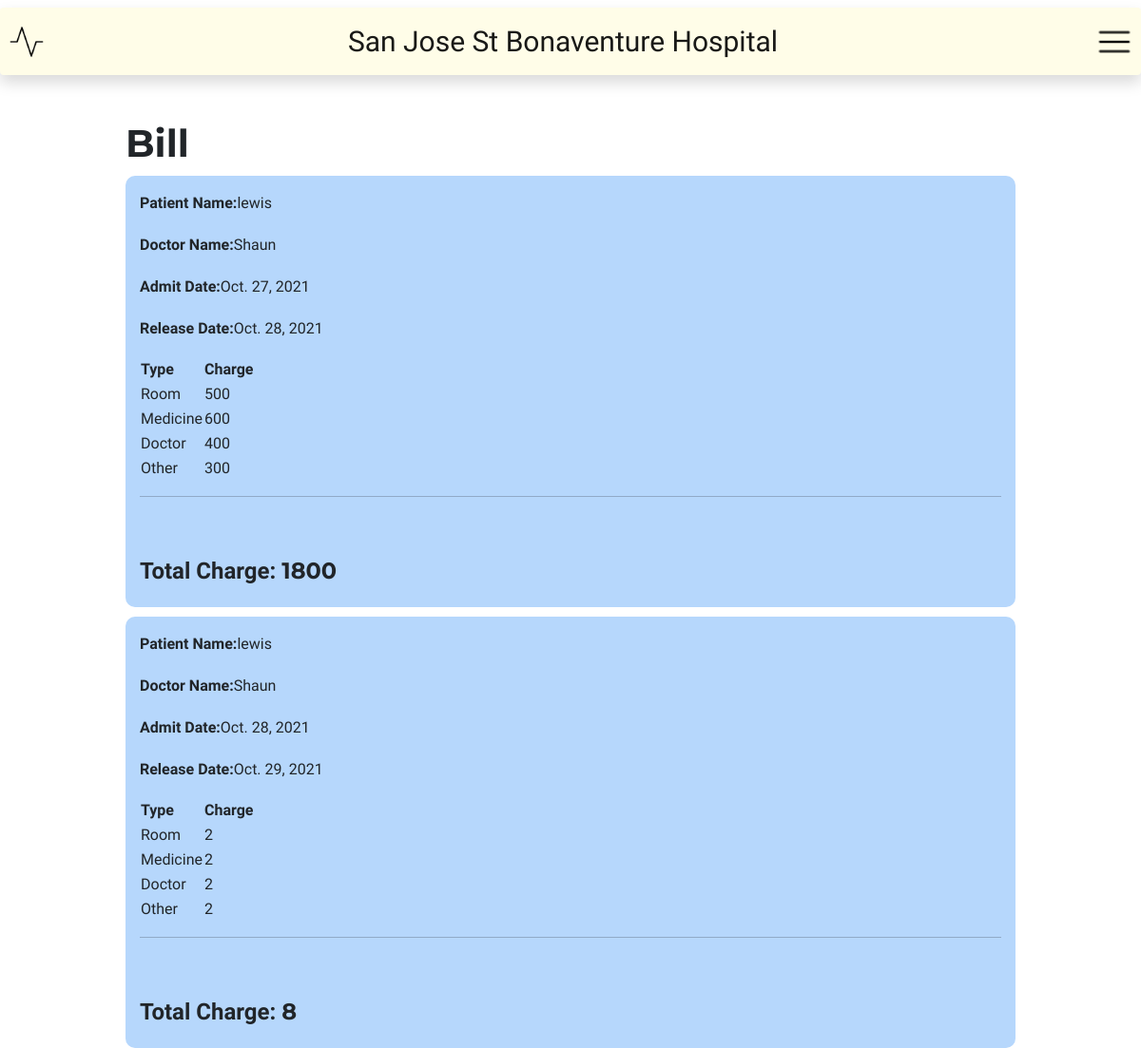
Page /patient/bills/ (signed in) on the earlier database version.
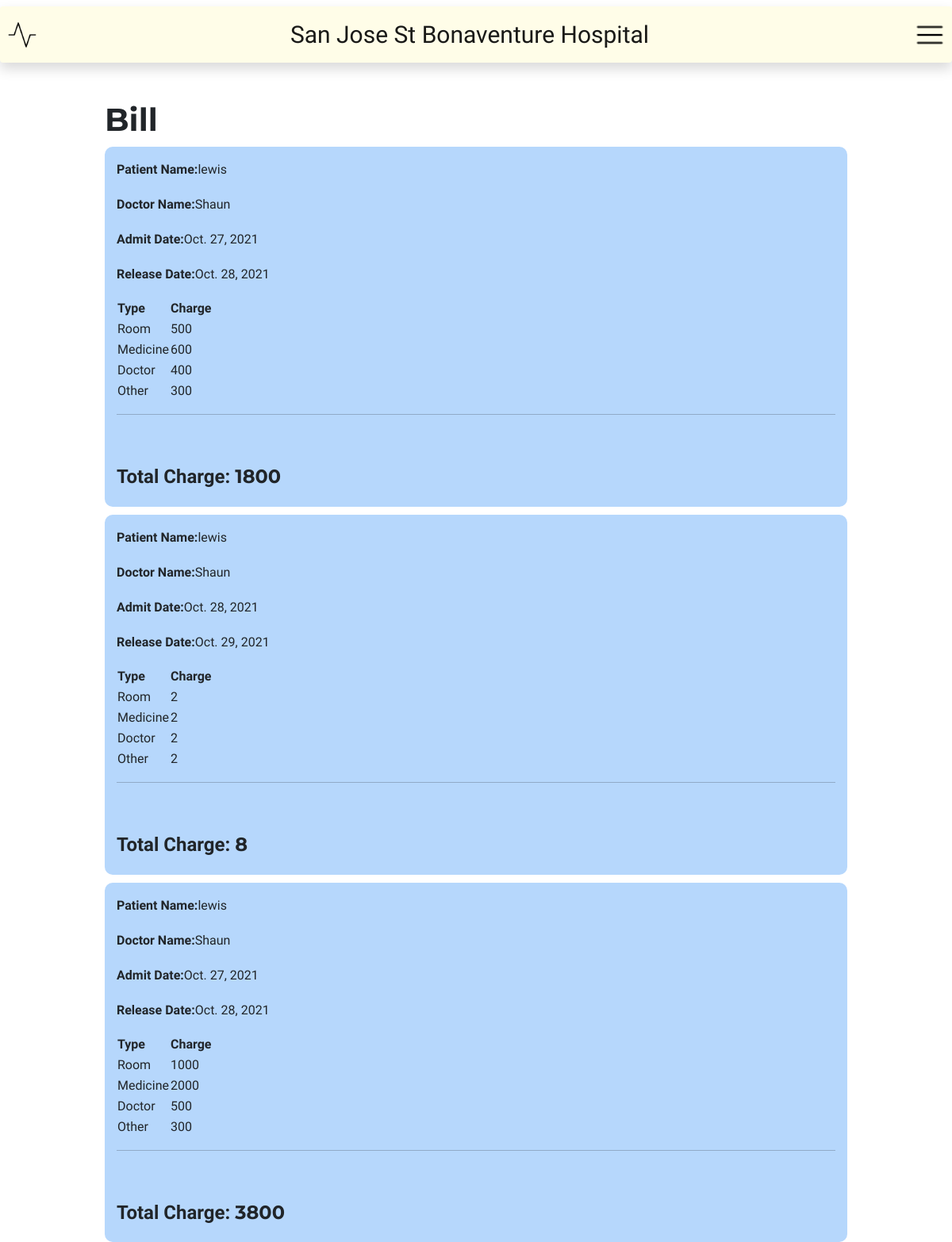
Same page on the later database version.
### patient/models.py (models this page shows, shortened)
class DischargeDetails(models.Model):
    patient = models.PositiveIntegerField(null=False)
    doctor = models.PositiveIntegerField(null=False)
    patient_name = models.CharField(max_length=100, default='User')
    doctor_name = models.CharField(max_length=100, default='User')
    admitDate = models.DateField(null=False)
    releaseDate = models.DateField(null=False)
    room_charge = models.PositiveIntegerField(null=False)
    medicine_charge = models.PositiveIntegerField(null=False)
    doctor_charge = models.PositiveIntegerField(null=False)
    other_charge = models.PositiveIntegerField(null=False)
    total_charge = models.PositiveIntegerField(null=False)

### patient/views.py (the view)
# urls.py: path('bills/', get_bill, name='get-bill')
@login_required(login_url='login')
@user_passes_test(is_patient, login_url='login')
def get_bill(request):
    bills = DischargeDetails.objects.all().filter(patient=request.user.id)
    view_context = {
        'bills': bills
    }
    return render(request, 'patient/bills.html', context=view_context)

### patient/views.py (called while the page is built)
def is_patient(user):
    return user.groups.filter(name='PATIENT').exists()

### patient/templates/patient/bills.html
{% extends "hospital_management/layout.html" %}
{% load static %}
{% block links %}
<link rel="stylesheet" type="text/css" href="{% static 'staff/css/doctorlist.css' %}" />
{% endblock links %}
{% block body %}
<div class="container">
    <h1>Bill</h1>
    {% for b in bills %}
    <div class="doctor-card">
        <p><strong>Patient Name:</strong>{{b.patient_name}}</p>
        <p><strong>Doctor Name:</strong>{{b.doctor_name}}</p>
        <p><strong>Admit Date:</strong>{{b.admitDate}}</p>
        <p><strong>Release Date:</strong>{{b.releaseDate}}</p>
        <table>
            <tr>
                <th>Type</th>
                <th>Charge</th>
            </tr>
            <tr>
                <td>Room</td>
                <td>{{b.room_charge}}</td>
            </tr>
            <tr>
                <td>Medicine</td>
                <td>{{b.medicine_charge}}</td>
            </tr>
            <tr>
                <td>Doctor</td>
                <td>{{b.doctor_charge}}</td>
            </tr>
            <tr>
                <td>Other</td>
                <td>{{b.other_charge}}</td>
            </tr>
        </table>
        <hr>
        <br /><br />
        <h4><strong>Total Charge: </strong>{{b.total_charge}}</h4>
    </div>
    {% endfor %}
</div>
{% endblock body %}

Differences in the rows shown:
added DischargeDetails: patient_name "lewis", doctor_name "Shaun", admitDate "Oct. 27, 2021", releaseDate "Oct. 28, 2021", room_charge "1000", medicine_charge "2000", doctor_charge "500", other_charge "300", total_charge "3800"
